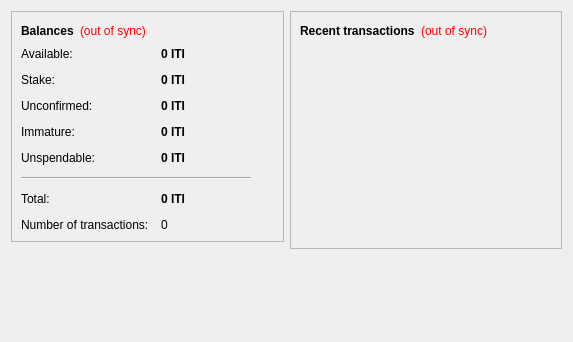
<?xml version="1.0" encoding="UTF-8"?>
<ui version="4.0">
 <class>OverviewPage</class>
 <widget class="QWidget" name="OverviewPage">
  <property name="geometry">
   <rect>
    <x>0</x>
    <y>0</y>
    <width>573</width>
    <height>342</height>
   </rect>
  </property>
  <property name="windowTitle">
   <string>Form</string>
  </property>
  <layout class="QHBoxLayout" name="horizontalLayout" stretch="1,1">
   <item>
    <layout class="QVBoxLayout" name="verticalLayout_2">
     <item>
      <widget class="QFrame" name="frame">
       <property name="frameShape">
        <enum>QFrame::StyledPanel</enum>
       </property>
       <property name="frameShadow">
        <enum>QFrame::Raised</enum>
       </property>
       <layout class="QVBoxLayout" name="verticalLayout_4">
        <item>
         <layout class="QHBoxLayout" name="horizontalLayout_4">
          <item>
           <widget class="QLabel" name="label_5">
            <property name="font">
             <font>
              <weight>75</weight>
              <bold>true</bold>
             </font>
            </property>
            <property name="text">
             <string>Balances</string>
            </property>
           </widget>
          </item>
          <item>
           <widget class="QLabel" name="labelWalletStatus">
            <property name="toolTip">
             <string>The displayed information may be out of date. Your wallet automatically synchronizes with the iTiCoin network after a connection is established, but this process has not completed yet.</string>
            </property>
            <property name="styleSheet">
             <string notr="true">QLabel { color: red; }</string>
            </property>
            <property name="text">
             <string notr="true">(out of sync)</string>
            </property>
            <property name="alignment">
             <set>Qt::AlignLeading|Qt::AlignLeft|Qt::AlignVCenter</set>
            </property>
           </widget>
          </item>
          <item>
           <spacer name="horizontalSpacer_2">
            <property name="orientation">
             <enum>Qt::Horizontal</enum>
            </property>
            <property name="sizeHint" stdset="0">
             <size>
              <width>40</width>
              <height>20</height>
             </size>
            </property>
           </spacer>
          </item>
         </layout>
        </item>
        <item>
         <layout class="QFormLayout" name="formLayout_2">
          <property name="fieldGrowthPolicy">
           <enum>QFormLayout::AllNonFixedFieldsGrow</enum>
          </property>
          <property name="horizontalSpacing">
           <number>12</number>
          </property>
          <property name="verticalSpacing">
           <number>12</number>
          </property>
          <item row="0" column="0">
           <widget class="QLabel" name="labelAvailableText">
            <property name="toolTip">
             <string>Your current available balance</string>
            </property>
            <property name="text">
             <string>Available:</string>
            </property>
           </widget>
          </item>
          <item row="0" column="1">
           <widget class="QLabel" name="labelAvailable">
            <property name="font">
             <font>
              <weight>75</weight>
              <bold>true</bold>
             </font>
            </property>
            <property name="cursor">
             <cursorShape>IBeamCursor</cursorShape>
            </property>
            <property name="toolTip">
             <string>Your current available balance</string>
            </property>
            <property name="text">
             <string notr="true">0 ITI</string>
            </property>
            <property name="alignment">
             <set>Qt::AlignLeading|Qt::AlignLeft|Qt::AlignVCenter</set>
            </property>
            <property name="textInteractionFlags">
             <set>Qt::LinksAccessibleByMouse|Qt::TextSelectableByKeyboard|Qt::TextSelectableByMouse</set>
            </property>
           </widget>
          </item>
          <item row="1" column="0">
           <widget class="QLabel" name="label_6">
            <property name="toolTip">
             <string>Total of coins that was staked, and do not yet count toward the current balance</string>
            </property>
            <property name="text">
             <string>Stake:</string>
            </property>
           </widget>
          </item>
          <item row="1" column="1">
           <widget class="QLabel" name="labelStake">
            <property name="font">
             <font>
              <weight>75</weight>
              <bold>true</bold>
             </font>
            </property>
            <property name="cursor">
             <cursorShape>IBeamCursor</cursorShape>
            </property>
            <property name="toolTip">
             <string>Total of coins that was staked, and do not yet count toward the current balance</string>
            </property>
            <property name="text">
             <string notr="true">0 ITI</string>
            </property>
            <property name="alignment">
             <set>Qt::AlignLeading|Qt::AlignLeft|Qt::AlignVCenter</set>
            </property>
            <property name="textInteractionFlags">
             <set>Qt::LinksAccessibleByMouse|Qt::TextSelectableByKeyboard|Qt::TextSelectableByMouse</set>
            </property>
           </widget>
          </item>
          <item row="2" column="0">
           <widget class="QLabel" name="label_3">
            <property name="toolTip">
             <string>Total of transactions that have yet to be confirmed, and do not yet count toward the current balance</string>
            </property>
            <property name="text">
             <string>Unconfirmed:</string>
            </property>
           </widget>
          </item>
          <item row="2" column="1">
           <widget class="QLabel" name="labelUnconfirmed">
            <property name="font">
             <font>
              <weight>75</weight>
              <bold>true</bold>
             </font>
            </property>
            <property name="cursor">
             <cursorShape>IBeamCursor</cursorShape>
            </property>
            <property name="toolTip">
             <string>Total of transactions that have yet to be confirmed, and do not yet count toward the current balance</string>
            </property>
            <property name="text">
             <string notr="true">0 ITI</string>
            </property>
            <property name="alignment">
             <set>Qt::AlignLeading|Qt::AlignLeft|Qt::AlignVCenter</set>
            </property>
            <property name="textInteractionFlags">
             <set>Qt::LinksAccessibleByMouse|Qt::TextSelectableByKeyboard|Qt::TextSelectableByMouse</set>
            </property>
           </widget>
          </item>
          <item row="3" column="0">
           <widget class="QLabel" name="labelImmatureText">
            <property name="toolTip">
             <string>Mined balance that has not yet matured</string>
            </property>
            <property name="text">
             <string>Immature:</string>
            </property>
           </widget>
          </item>
          <item row="3" column="1">
           <widget class="QLabel" name="labelImmature">
            <property name="font">
             <font>
              <weight>75</weight>
              <bold>true</bold>
             </font>
            </property>
            <property name="toolTip">
             <string>Mined balance that has not yet matured</string>
            </property>
            <property name="text">
             <string notr="true">0 ITI</string>
            </property>
            <property name="alignment">
             <set>Qt::AlignLeading|Qt::AlignLeft|Qt::AlignVCenter</set>
            </property>
            <property name="textInteractionFlags">
             <set>Qt::LinksAccessibleByMouse|Qt::TextSelectableByKeyboard|Qt::TextSelectableByMouse</set>
            </property>
           </widget>
          </item>
          <item row="4" column="0">
           <widget class="QLabel" name="labelBalanceWatchOnlyText">
            <property name="toolTip">
             <string>Your unspendable balance</string>
            </property>
            <property name="text">
             <string>Unspendable:</string>
            </property>
           </widget>
          </item>
          <item row="4" column="1">
           <widget class="QLabel" name="labelBalanceWatchOnly">
            <property name="font">
             <font>
              <weight>75</weight>
              <bold>true</bold>
             </font>
            </property>
            <property name="cursor">
             <cursorShape>IBeamCursor</cursorShape>
            </property>
            <property name="toolTip">
             <string>Your unspendable balance</string>
            </property>
            <property name="text">
             <string notr="true">0 ITI</string>
            </property>
            <property name="alignment">
             <set>Qt::AlignLeading|Qt::AlignLeft|Qt::AlignVCenter</set>
            </property>
            <property name="textInteractionFlags">
             <set>Qt::LinksAccessibleByMouse|Qt::TextSelectableByKeyboard|Qt::TextSelectableByMouse</set>
            </property>
           </widget>
          </item>
          <item row="5" column="0" colspan="2">
           <widget class="Line" name="line">
            <property name="maximumSize">
             <size>
              <width>230</width>
              <height>16777215</height>
             </size>
            </property>
            <property name="orientation">
             <enum>Qt::Horizontal</enum>
            </property>
           </widget>
          </item>
          <item row="6" column="0">
           <widget class="QLabel" name="labelTotalText">
            <property name="toolTip">
             <string>Your current total balance</string>
            </property>
            <property name="text">
             <string>Total:</string>
            </property>
           </widget>
          </item>
          <item row="6" column="1">
           <widget class="QLabel" name="labelTotal">
            <property name="font">
             <font>
              <weight>75</weight>
              <bold>true</bold>
             </font>
            </property>
            <property name="toolTip">
             <string>Your current total balance</string>
            </property>
            <property name="text">
             <string notr="true">0 ITI</string>
            </property>
            <property name="alignment">
             <set>Qt::AlignLeading|Qt::AlignLeft|Qt::AlignVCenter</set>
            </property>
            <property name="textInteractionFlags">
             <set>Qt::LinksAccessibleByMouse|Qt::TextSelectableByKeyboard|Qt::TextSelectableByMouse</set>
            </property>
           </widget>
          </item>
          <item row="7" column="0">
           <widget class="QLabel" name="label_2">
            <property name="toolTip">
             <string>Total number of transactions in wallet</string>
            </property>
            <property name="text">
             <string>Number of transactions:</string>
            </property>
           </widget>
          </item>
          <item row="7" column="1">
           <widget class="QLabel" name="labelNumTransactions">
            <property name="toolTip">
             <string>Total number of transactions in wallet</string>
            </property>
            <property name="text">
             <string notr="true">0</string>
            </property>
           </widget>
          </item>
         </layout>
        </item>
       </layout>
      </widget>
     </item>
     <item>
      <spacer name="verticalSpacer">
       <property name="orientation">
        <enum>Qt::Vertical</enum>
       </property>
       <property name="sizeHint" stdset="0">
        <size>
         <width>20</width>
         <height>40</height>
        </size>
       </property>
      </spacer>
     </item>
    </layout>
   </item>
   <item>
    <layout class="QVBoxLayout" name="verticalLayout_3">
     <item>
      <widget class="QFrame" name="frame_2">
       <property name="frameShape">
        <enum>QFrame::StyledPanel</enum>
       </property>
       <property name="frameShadow">
        <enum>QFrame::Raised</enum>
       </property>
       <layout class="QVBoxLayout" name="verticalLayout">
        <item>
         <layout class="QHBoxLayout" name="horizontalLayout_2">
          <item>
           <widget class="QLabel" name="label_4">
            <property name="text">
             <string>&lt;b&gt;Recent transactions&lt;/b&gt;</string>
            </property>
           </widget>
          </item>
          <item>
           <widget class="QLabel" name="labelTransactionsStatus">
            <property name="toolTip">
             <string>The displayed information may be out of date. Your wallet automatically synchronizes with the iTiCoin network after a connection is established, but this process has not completed yet.</string>
            </property>
            <property name="styleSheet">
             <string notr="true">QLabel { color: red; }</string>
            </property>
            <property name="text">
             <string notr="true">(out of sync)</string>
            </property>
            <property name="alignment">
             <set>Qt::AlignRight|Qt::AlignTrailing|Qt::AlignVCenter</set>
            </property>
           </widget>
          </item>
          <item>
           <spacer name="horizontalSpacer">
            <property name="orientation">
             <enum>Qt::Horizontal</enum>
            </property>
            <property name="sizeHint" stdset="0">
             <size>
              <width>40</width>
              <height>20</height>
             </size>
            </property>
           </spacer>
          </item>
         </layout>
        </item>
        <item>
         <widget class="QListView" name="listTransactions">
          <property name="styleSheet">
           <string notr="true">QListView { background: transparent; }</string>
          </property>
          <property name="frameShape">
           <enum>QFrame::NoFrame</enum>
          </property>
          <property name="verticalScrollBarPolicy">
           <enum>Qt::ScrollBarAlwaysOff</enum>
          </property>
          <property name="horizontalScrollBarPolicy">
           <enum>Qt::ScrollBarAlwaysOff</enum>
          </property>
          <property name="selectionMode">
           <enum>QAbstractItemView::NoSelection</enum>
          </property>
         </widget>
        </item>
       </layout>
      </widget>
     </item>
     <item>
      <spacer name="verticalSpacer_2">
       <property name="orientation">
        <enum>Qt::Vertical</enum>
       </property>
       <property name="sizeHint" stdset="0">
        <size>
         <width>20</width>
         <height>40</height>
        </size>
       </property>
      </spacer>
     </item>
    </layout>
   </item>
  </layout>
 </widget>
 <resources/>
 <connections/>
</ui>
